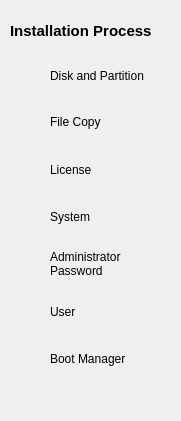
  <widget class="QWidget" native="1" name="w_process" >
   <property name="geometry" >
    <rect>
     <x>0</x>
     <y>0</y>
     <width>181</width>
     <height>421</height>
    </rect>
   </property>
   <widget class="QLabel" name="l_titol" >
    <property name="geometry" >
     <rect>
      <x>10</x>
      <y>10</y>
      <width>171</width>
      <height>41</height>
     </rect>
    </property>
    <property name="font" >
     <font>
      <pointsize>11</pointsize>
      <weight>75</weight>
      <bold>true</bold>
     </font>
    </property>
    <property name="text" >
     <string>Installation Process</string>
    </property>
   </widget>
   <widget class="QLabel" name="led_disc" >
    <property name="geometry" >
     <rect>
      <x>10</x>
      <y>60</y>
      <width>28</width>
      <height>28</height>
     </rect>
    </property>
    <property name="text" >
     <string/>
    </property>
    <property name="pixmap" >
     <pixmap>../../../../../usr/share/kademar/utils/instalador/img/vermell_p.png</pixmap>
    </property>
   </widget>
   <widget class="QLabel" name="l_disc" >
    <property name="geometry" >
     <rect>
      <x>50</x>
      <y>50</y>
      <width>111</width>
      <height>51</height>
     </rect>
    </property>
    <property name="text" >
     <string>Disk and Partition</string>
    </property>
    <property name="wordWrap" >
     <bool>true</bool>
    </property>
   </widget>
   <widget class="QLabel" name="led_copia" >
    <property name="geometry" >
     <rect>
      <x>10</x>
      <y>107</y>
      <width>28</width>
      <height>28</height>
     </rect>
    </property>
    <property name="text" >
     <string/>
    </property>
    <property name="pixmap" >
     <pixmap>../../../../../usr/share/kademar/utils/instalador/img/vermell_p.png</pixmap>
    </property>
   </widget>
   <widget class="QLabel" name="l_copia" >
    <property name="geometry" >
     <rect>
      <x>50</x>
      <y>106</y>
      <width>111</width>
      <height>31</height>
     </rect>
    </property>
    <property name="text" >
     <string>File Copy</string>
    </property>
    <property name="wordWrap" >
     <bool>true</bool>
    </property>
   </widget>
   <widget class="QLabel" name="led_license" >
    <property name="geometry" >
     <rect>
      <x>10</x>
      <y>154</y>
      <width>28</width>
      <height>28</height>
     </rect>
    </property>
    <property name="text" >
     <string/>
    </property>
    <property name="pixmap" >
     <pixmap>../../../../../usr/share/kademar/utils/instalador/img/vermell_p.png</pixmap>
    </property>
   </widget>
   <widget class="QLabel" name="l_sistema" >
    <property name="geometry" >
     <rect>
      <x>50</x>
      <y>154</y>
      <width>111</width>
      <height>31</height>
     </rect>
    </property>
    <property name="text" >
     <string>License</string>
    </property>
    <property name="wordWrap" >
     <bool>true</bool>
    </property>
   </widget>
   <widget class="QLabel" name="led_user" >
    <property name="geometry" >
     <rect>
      <x>10</x>
      <y>296</y>
      <width>28</width>
      <height>28</height>
     </rect>
    </property>
    <property name="text" >
     <string/>
    </property>
    <property name="pixmap" >
     <pixmap>../../../../../usr/share/kademar/utils/instalador/img/vermell_p.png</pixmap>
    </property>
   </widget>
   <widget class="QLabel" name="l_user" >
    <property name="geometry" >
     <rect>
      <x>50</x>
      <y>296</y>
      <width>111</width>
      <height>31</height>
     </rect>
    </property>
    <property name="text" >
     <string>User</string>
    </property>
    <property name="wordWrap" >
     <bool>true</bool>
    </property>
   </widget>
   <widget class="QLabel" name="led_mbr" >
    <property name="geometry" >
     <rect>
      <x>10</x>
      <y>343</y>
      <width>28</width>
      <height>28</height>
     </rect>
    </property>
    <property name="text" >
     <string/>
    </property>
    <property name="pixmap" >
     <pixmap>../../../../../usr/share/kademar/utils/instalador/img/vermell_p.png</pixmap>
    </property>
   </widget>
   <widget class="QLabel" name="l_mbr" >
    <property name="geometry" >
     <rect>
      <x>50</x>
      <y>333</y>
      <width>111</width>
      <height>51</height>
     </rect>
    </property>
    <property name="text" >
     <string>Boot Manager</string>
    </property>
    <property name="wordWrap" >
     <bool>true</bool>
    </property>
   </widget>
   <widget class="QLabel" name="led_passwd" >
    <property name="geometry" >
     <rect>
      <x>10</x>
      <y>248</y>
      <width>28</width>
      <height>28</height>
     </rect>
    </property>
    <property name="text" >
     <string/>
    </property>
    <property name="pixmap" >
     <pixmap>../../../../../usr/share/kademar/utils/instalador/img/vermell_p.png</pixmap>
    </property>
   </widget>
   <widget class="QLabel" name="l_passwd" >
    <property name="geometry" >
     <rect>
      <x>50</x>
      <y>228</y>
      <width>111</width>
      <height>71</height>
     </rect>
    </property>
    <property name="text" >
     <string>Administrator Password</string>
    </property>
    <property name="wordWrap" >
     <bool>true</bool>
    </property>
   </widget>
   <widget class="QLabel" name="led_sistema" >
    <property name="geometry" >
     <rect>
      <x>10</x>
      <y>201</y>
      <width>28</width>
      <height>31</height>
     </rect>
    </property>
    <property name="text" >
     <string/>
    </property>
    <property name="pixmap" >
     <pixmap>../../../../../usr/share/kademar/utils/instalador/img/vermell_p.png</pixmap>
    </property>
   </widget>
   <widget class="QLabel" name="l_license" >
    <property name="geometry" >
     <rect>
      <x>50</x>
      <y>201</y>
      <width>111</width>
      <height>31</height>
     </rect>
    </property>
    <property name="text" >
     <string>System</string>
    </property>
    <property name="wordWrap" >
     <bool>true</bool>
    </property>
   </widget>
  </widget>
